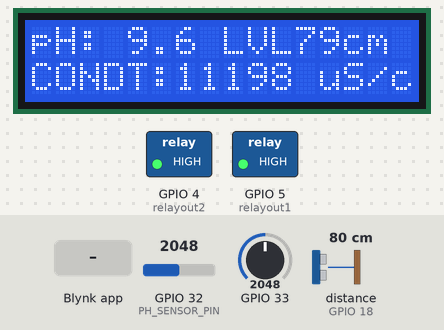
This sketch was run on a simulated ESP32. Parts: 16×2 character LCD, switched loads named in the sketch (green lamp = pin HIGH). Wiring (inferred from the names in the program): ultrasonic range finder: trigger GPIO 19; echo GPIO 18. The test bench sets the inputs (shaded band); at power-on: GPIO 32 (PH_SENSOR_PIN) = 2048, GPIO 33 = 2048, distance to the obstacle (sensor on GPIO 18) 80 cm. The echo pulse lasts 58.3 µs per cm; WiFi joins after 1.5 s; servers stay silent unless stated; pins used as bus, display or sensor lines are not drawn; what the sketch prints to the serial monitor is not drawn.

Above: at 7.1 s.
7.2 s: Blynk app writes 1 to V2
At 11.4 s:
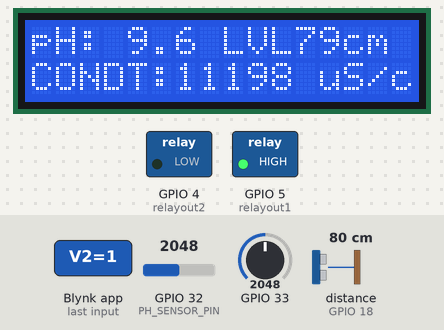
12.1 s: GPIO 32 (PH_SENSOR_PIN) set to 2866
At 14.2 s:
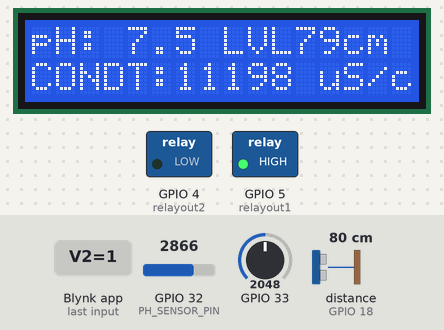
14.8 s: GPIO 33 set to 2866
At 16.3 s:
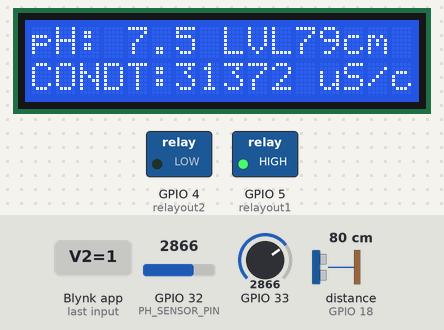
17.1 s: distance to the obstacle (sensor on GPIO 18) set to 2 cm
At 18.3 s:
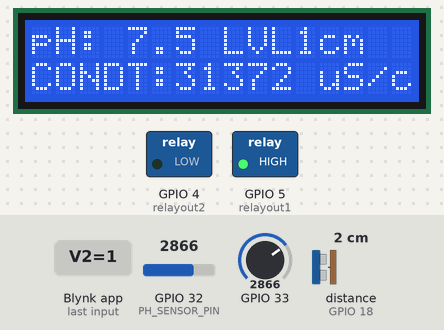
19.5 s: GPIO 32 (PH_SENSOR_PIN) set to 3603
At 21.5 s:
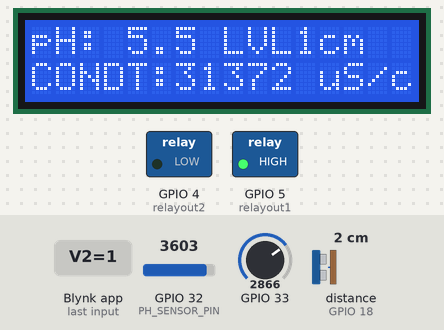
21.8 s: GPIO 33 set to 3603
At 23.4 s:
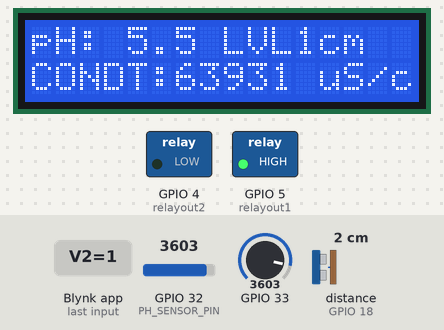
Timing chart, 0 to 24.9 s (numbered marks = the images above; inputs shaded):
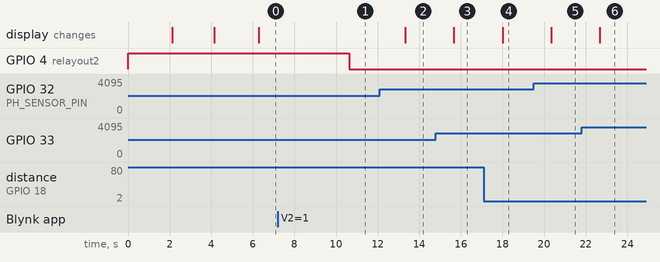

The sketch:

Skripsiputra.ino
```cpp
// --------------- Konfigurasi Blynk ---------------
#define BLYNK_TEMPLATE_ID "TMPL680NesYd2" // ID Template dari Blynk
#define BLYNK_TEMPLATE_NAME "Monitoring dan Kontrol PH dan Conductivity" // Nama template di Blynk
#define BLYNK_AUTH_TOKEN "5a9FFsvxjXFVKXPQdJVr4oVaj-_S6DAh" // Token autentikasi dari Blynk
#define BLYNK_PRINT Serial // Menampilkan output log dari Blynk ke Serial Monitor

// ----------- ---- Library yang digunakan ---------------
#include <LiquidCrystal_I2C.h> // Library untuk LCD I2C 16x2
#include <WiFi.h>              // Library koneksi WiFi untuk ESP32
#include <WiFiClient.h>        // Library untuk komunikasi TCP/IP
#include <BlynkSimpleEsp32.h>  // Library Blynk untuk ESP32

// --------------- WiFi Credentials ---------------
char ssid[] = "TP-Link_9736"; // SSID jaringan WiFi
char pass[] = "vibrator11";  // Password jaringan WiFi

// --------------- Deklarasi LCD 16x2 I2C ---------------
LiquidCrystal_I2C lcd(0x27, 16, 2); // Inisialisasi LCD I2C di alamat 0x27 ukuran 16x2

// --------------- Timer untuk Blynk ---------------
BlynkTimer timer; // Timer untuk tugas berkala (misalnya kirim data ke Blynk)

// --------------- Pin Sensor ---------------
#define PH_SENSOR_PIN 32 // Pin analog untuk sensor pH
#define ECHO 18          // Pin ECHO sensor ultrasonik
#define TRIG 19          // Pin TRIG sensor ultrasonik

// --------------- Variabel Sensor pH ---------------
unsigned long int avgval; // Menyimpan rata-rata pembacaan sensor pH
int buffer_arr[10], temp; // Array untuk menyimpan pembacaan analog & variabel bantu sorting
float ph_act;             // Nilai pH aktual setelah dikalibrasi

// --------------- Variabel Sensor TDS/EC ---------------
namespace pin {
  const byte tds_sensor = 33; // Pin analog untuk sensor TDS/EC
}
namespace device {
  float aref = 3.3; // Tegangan referensi ADC pada ESP32
}
namespace sensor {
  float ec = 0; // Nilai EC (Electrical Conductivity)
  unsigned int tds = 0; // Nilai TDS (Total Dissolved Solid)
  float ecCalibration = 0.9; // Faktor kalibrasi untuk sensor EC
}

// --------------- Variabel Level Air ---------------
int ketinggian = 0; // Variabel untuk level air dalam persen

// --------------- Relay ---------------
const int relayout1 = 5; // Pin relay 1
const int relayout2 = 4; // Pin relay 2
bool keadaan1 = 0;       // Status logika relay 1
bool keadaan2 = 0;       // Status logika relay 2
int value1 = 0;          // Nilai dari Blynk untuk relay 1
int value2 = 0;          // Nilai dari Blynk untuk relay 2

// --------------- Fungsi Kontrol Relay dari Blynk ---------------
BLYNK_WRITE(V2) {
  value1 = param.asInt(); // Ambil nilai virtual pin V2 dari Blynk
  keadaan1 = value1;      // Simpan ke status relay 1
}
BLYNK_WRITE(V3) {
  value2 = param.asInt(); // Ambil nilai virtual pin V3 dari Blynk
  keadaan2 = value2;      // Simpan ke status relay 2
}

// --------------- Deklarasi Fungsi (Prototype) ---------------
void readPH();               // Fungsi untuk membaca sensor pH
void readTDS();              // Fungsi untuk membaca sensor TDS
void sendToBlynk();          // Fungsi untuk mengirim data ke Blynk
int level();                 // Fungsi untuk membaca ketinggian air
void displaySensorValues(); // Fungsi menampilkan data ke LCD

// --------------- Setup Awal ---------------
void setup() {
  Serial.begin(115200); // Mulai komunikasi serial

  // Inisialisasi pin sebagai output/input
  pinMode(relayout1, OUTPUT); // Relay 1 sebagai output
  pinMode(relayout2, OUTPUT); // Relay 2 sebagai output
  pinMode(TRIG, OUTPUT);      // TRIG ultrasonik sebagai output
  pinMode(ECHO, INPUT);       // ECHO ultrasonik sebagai input
  digitalWrite(relayout1, HIGH); // Nonaktifkan relay 1 di awal
  digitalWrite(relayout2, HIGH); // Nonaktifkan relay 2 di awal

  // Inisialisasi LCD
  lcd.init();    // Atur ukuran LCD
  lcd.backlight();     // Nyalakan backlight LCD
  lcd.clear();         // Bersihkan layar
  lcd.setCursor(0, 0); lcd.print("    TANK APH    "); // Teks awal baris 1
  lcd.setCursor(0, 1); lcd.print("  berbasis IoT  "); // Teks awal baris 2
  delay(2000);         // Tunggu 2 detik

  lcd.clear();
  lcd.setCursor(0, 0); lcd.print("PT PLN NUSANTARA"); // Teks logo perusahaan
  lcd.setCursor(0, 1); lcd.print("     POWER      ");
  delay(2000);         // Tunggu 2 detik

  lcd.clear();
  lcd.setCursor(0, 0); lcd.print("Connecting..."); // Tampilkan status koneksi

  Blynk.begin(BLYNK_AUTH_TOKEN, ssid, pass); // Hubungkan ke Blynk

  timer.setInterval(2000L, sendToBlynk); // Kirim data ke Blynk setiap 2 detik
}

// --------------- Loop Utama ---------------
void loop() {
  Blynk.run();  // Jalankan layanan Blynk
  timer.run();  // Jalankan semua timer

  readPH();             // Baca nilai pH
  readTDS();            // Baca nilai TDS
  displaySensorValues();// Tampilkan data ke LCD
  delay(2000);          // Tunggu 2 detik

  // Logika pengendalian relay berdasarkan nilai sensor
  if (sensor::tds > 0 || ph_act < 6 || ph_act > 9) {
    if (keadaan1 == 1) {
      digitalWrite(relayout2, LOW);  // Hidupkan relay 2
      digitalWrite(relayout1, HIGH); // Matikan relay 1
    } else if (keadaan1 == 0) {
      digitalWrite(relayout2, HIGH); // Matikan relay 2
    }
  }

  else {
    if (keadaan2 == 1) {
      digitalWrite(relayout2, HIGH); // Matikan relay 2
      digitalWrite(relayout1, LOW);  // Hidupkan relay 1
    } else if (keadaan2 == 0) {
      digitalWrite(relayout1, HIGH); // Matikan relay 1
    }
  }

  // Tampilkan status relay ke Serial Monitor
  Serial.print("relay1: ");
  Serial.println(keadaan1);
  Serial.print("relay2: ");
  Serial.println(keadaan2);
}

// --------------- Tampilkan Nilai Sensor ke LCD ---------------
void displaySensorValues() {
  lcd.clear(); // Bersihkan LCD
  lcd.setCursor(0, 0);
  lcd.print("pH: ");
  lcd.print(ph_act, 2); // Tampilkan nilai pH (2 desimal)

  lcd.setCursor(0, 1);
  lcd.print("CONDT:");
  lcd.print(sensor::tds); // Tampilkan TDS
  lcd.print(" uS/cm");

  ketinggian = level(); // Hitung ketinggian air
  lcd.setCursor(7, 0);
  lcd.print(" LVL");
  lcd.print(ketinggian); // Tampilkan level air (%)
  lcd.print("cm");
}

// --------------- Kirim Data ke Blynk ---------------
void sendToBlynk() {
  Blynk.virtualWrite(V4, ketinggian);  // Kirim level air ke virtual pin V4
  Blynk.virtualWrite(V0, ph_act);      // Kirim nilai pH ke virtual pin V0
  Blynk.virtualWrite(V1, sensor::tds); // Kirim nilai TDS ke virtual pin V1
  Blynk.virtualWrite(V2, keadaan1);    // Kirim status relay 1 ke virtual pin V2
  Blynk.virtualWrite(V3, keadaan2);    // Kirim status relay 2 ke virtual pin V3
}

// --------------- Pembacaan Sensor TDS/EC ---------------
void readTDS() {
  float rawEc = analogRead(pin::tds_sensor) * device::aref / 1024.0; // Konversi ke tegangan analog
  float offset = 0.14; // Koreksi offset sensor
  sensor::ec = (rawEc * sensor::ecCalibration) - offset; // Hitung nilai EC

  if (sensor::ec < 0) sensor::ec = 0; // Cegah nilai negatif

  // Rumus konversi EC ke TDS
  sensor::tds = (133.42 * pow(sensor::ec, 3) - 255.86 * sensor::ec * sensor::ec + 857.39 * sensor::ec) * 0.5;

  Serial.print(F("TDS: "));
  Serial.println(sensor::tds);
  Serial.print(F("EC: "));
  Serial.println(sensor::ec, 2);
}

// --------------- Pembacaan Sensor pH ---------------
void readPH() {
  for (int i = 0; i < 10; i++) {
    buffer_arr[i] = analogRead(PH_SENSOR_PIN); // Baca data analog pH
    delay(30); // Delay antar pembacaan
  }

  // Sorting array untuk ambil nilai tengah
  for (int i = 0; i < 9; i++) {
    for (int j = i + 1; j < 10; j++) {
      if (buffer_arr[i] > buffer_arr[j]) {
        temp = buffer_arr[i];
        buffer_arr[i] = buffer_arr[j];
        buffer_arr[j] = temp;
      }
    }
  }

  avgval = 0;
  for (int i = 2; i < 8; i++) {
    avgval += buffer_arr[i]; // Hitung rata-rata 6 nilai tengah
  }
  avgval = avgval / 6.0;

  float volt = (float)avgval * 3.3 / 4095.0; // Konversi ke tegangan

  ph_act = -3.33 * volt + 14.49 + 0.7; // Kalibrasi pH berdasarkan pengujian

  Serial.print("pH Value: ");
  Serial.println(ph_act);
}

// --------------- Pembacaan Sensor Ultrasonik ---------------
int level() {
  digitalWrite(TRIG, LOW);
  delayMicroseconds(5);
  digitalWrite(TRIG, HIGH);
  delayMicroseconds(10);
  digitalWrite(TRIG, LOW);

  int duration = pulseIn(ECHO, HIGH); // Waktu pantulan
  float distanceCm = duration * 0.034 / 2; // Hitung jarak

  int levelPercent;

  // Hitung level berdasarkan jarak (19 cm = kosong, 6 cm = penuh)
  if (distanceCm >= 19) {
    levelPercent = 0;
  } else if (distanceCm <= 6) {
    levelPercent = 100;
  } else {
    levelPercent = (int)((19.0 - distanceCm) / 13.0 * 100);
  }
return distanceCm;
  //return levelPercent;
}
```

Measured:
- after the input at 7.2 s, GPIO 4 (relayout2): HIGH → LOW after 3.4 s
- after the input at 12.1 s, the display: changes after 1.2 s (image 2)
- after the input at 14.8 s, the display: changes after 0.87 s (image 3)
- after the input at 17.1 s, the display: changes after 0.91 s (image 4)
- after the input at 19.5 s, the display: changes after 0.84 s (image 5)
- after the input at 21.8 s, the display: changes after 0.88 s (image 6)
